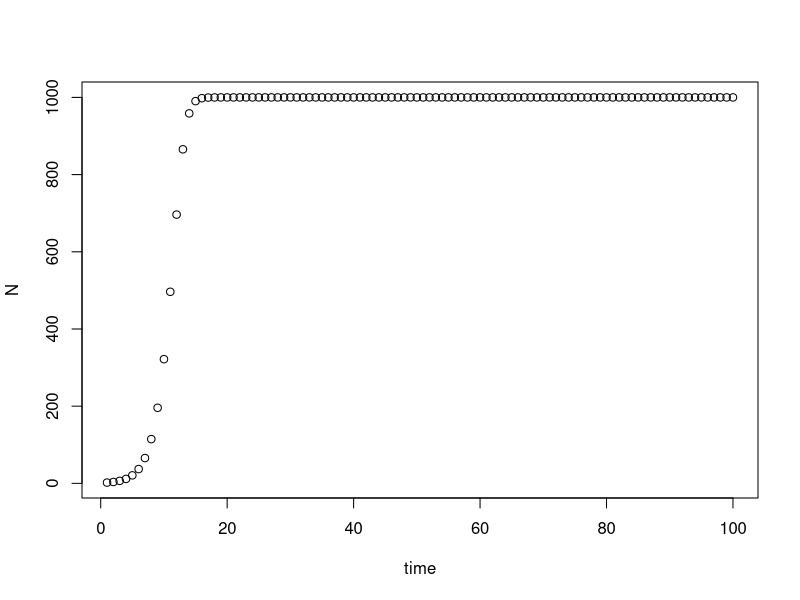

The R script that drew this image:
# parameters r and K
r=.8
K=1000

# time vector for 100 time steps
time <- seq(1:100)

# setting up N vector
N=rep(NA,length(time))

# initial N to start loop at
N[1]=2

# creating logistic growth function
logistic.growth <- function(N,r,K) {
  newN = N+r*N*(1-N/K)
  return(newN)
}
  
# loop of logistic growth function
for(i in 1:(length(time)-1)) {
  N[i+1] = logistic.growth(N[i],r,K)
}

# plot output
plot(time,N)